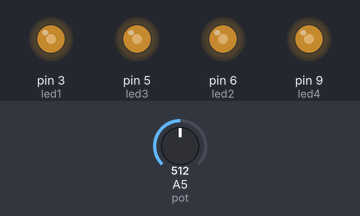
Bench run of a sketch on a simulated Arduino Uno, built with avr-gcc and run on an emulated ATmega328P. Shown: output pins drawn as LEDs (lit = HIGH). Inputs (shaded band) come from the test bench; at power-on: A5 (pot) = 512.

Above: at 1.2 s.
1.3 s: A5 (pot) set to 716
At 1.9 s:
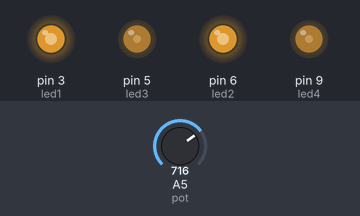
2.8 s: A5 (pot) set to 900
At 3.2 s:
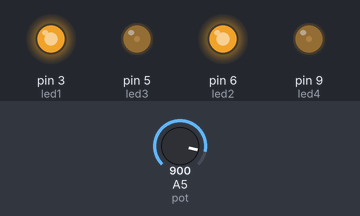
4.3 s: A5 (pot) set to 1023
At 5.5 s:
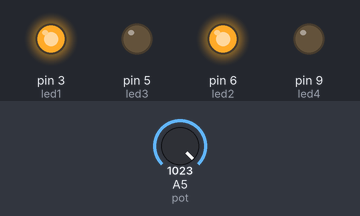
5.8 s: A5 (pot) set to 306
At 6.9 s:
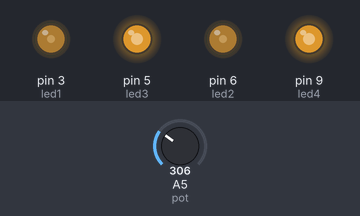
7.3 s: A5 (pot) set to 122
At 8.1 s:
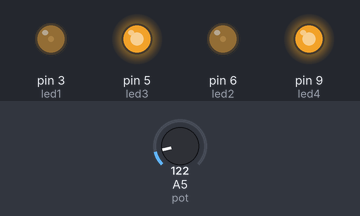
8.8 s: A5 (pot) set to 511
At 9.4 s:
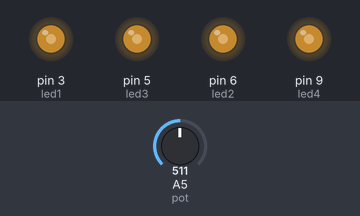
Timing chart, 0 to 11.3 s (numbered marks = the images above; inputs shaded):
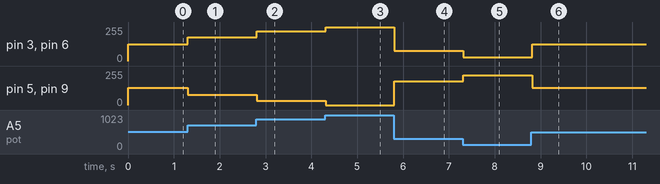

Measured:
- after the input at 1.3 s, pin 3 (led1), pin 6 (led2): 127/255 → 178/255 at once; pin 5 (led3), pin 9 (led4): 128/255 → 77/255 at once
- after the input at 2.8 s, pin 3 (led1), pin 6 (led2): 178/255 → 224/255 at once; pin 5 (led3), pin 9 (led4): 77/255 → 31/255 at once
- after the input at 4.3 s, pin 3 (led1), pin 6 (led2): 224/255 → 255/255 at once; pin 5 (led3), pin 9 (led4): 31/255 → 0/255 at once
- after the input at 5.8 s, pin 3 (led1), pin 6 (led2): 255/255 → 76/255 at once; pin 5 (led3), pin 9 (led4): 0/255 → 179/255 at once
- after the input at 7.3 s, pin 3 (led1), pin 6 (led2): 76/255 → 30/255 at once; pin 5 (led3), pin 9 (led4): 179/255 → 225/255 at once
- after the input at 8.8 s, pin 3 (led1), pin 6 (led2): 30/255 → 127/255 at once; pin 5 (led3), pin 9 (led4): 225/255 → 128/255 at once

The sketch:

Acendendo_varios_Leds_com_um_potenciometro.ino
```cpp
int Escreve_Led = 0;//Valor a ser escrito

//Declaração dos leds
int led1 = 3;
int led2 = 6;
int led3 = 5;
int led4 = 9;

//potenciometro
int pot = A5;

void setup()
{
  pinMode(pot, INPUT);//O pino do potenciômetro é input
  //Todos os Leds são saídas de dados
  pinMode(led1, OUTPUT);
  pinMode(led2, OUTPUT);
  pinMode(led3, OUTPUT);
  pinMode(led4, OUTPUT);
}

void loop()
{
  Escreve_Led = map(analogRead(pot), 0, 1023, 0, 255);//Faz a leitura do potenciômetro e a conversão
  //Os dois primeiros LEDs acendem de acordo com a movimentação do potenciômetro
  analogWrite(led1, Escreve_Led);
  analogWrite(led2, Escreve_Led);
  //Os dois leds seguintes, apagam de acordo com a movimentação do potenciômetro
  //Isso é feito escrevendo o valor de aceso (255, valor de brilho total do LED) e diminuindo o valor lido
  analogWrite(led3, (255 - Escreve_Led));
  analogWrite(led4, (255 - Escreve_Led));
  delay(100); //delay pra ver a alteração de luz
}
```
